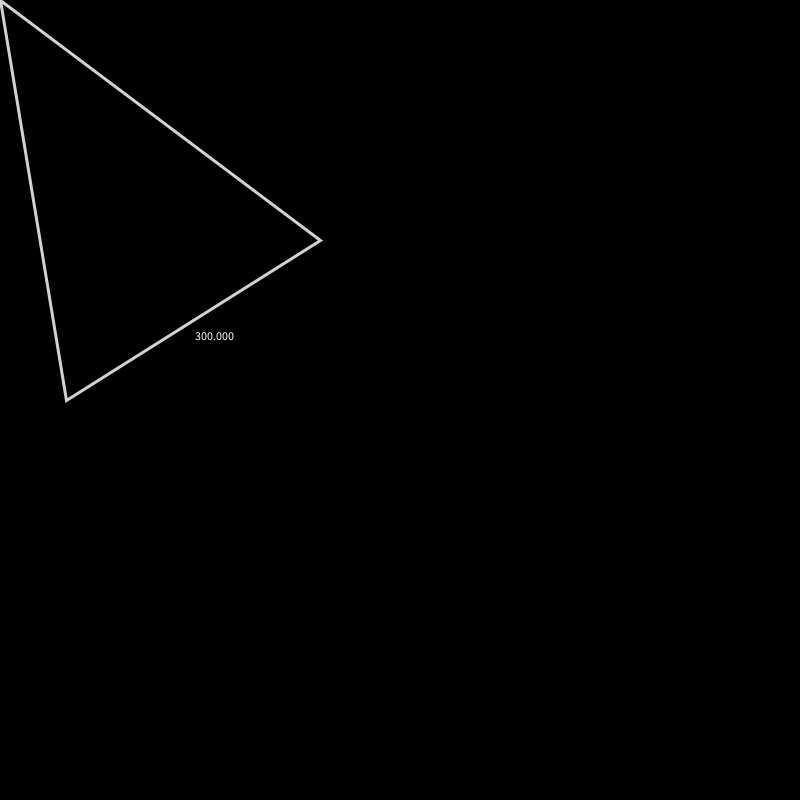
Frame 1 (no input)
Frame 60 (the mouse pressed at the canvas centre just before this capture): identical to frame 1, image omitted
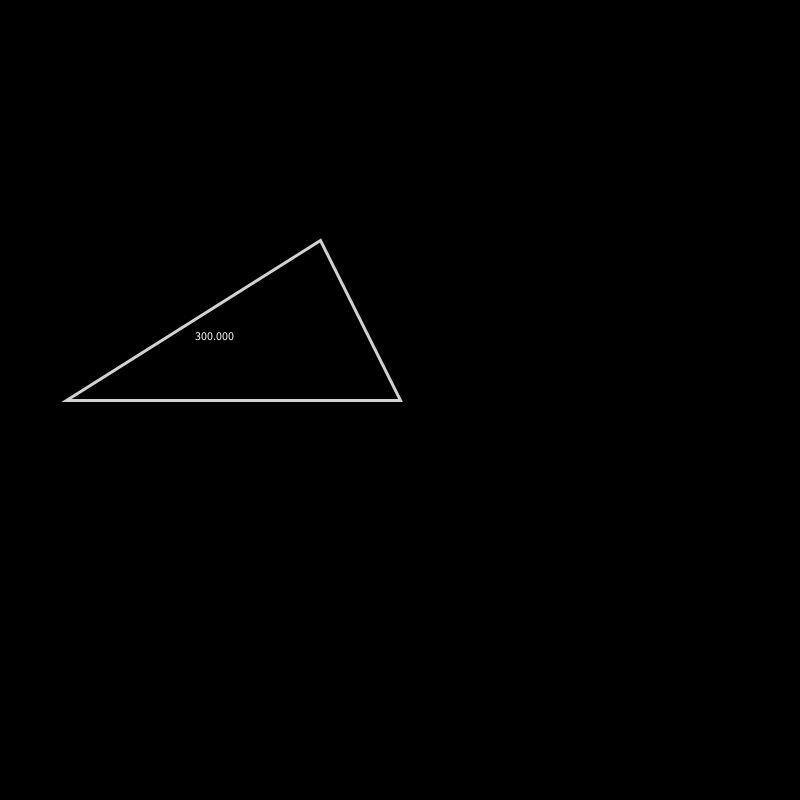
Frame 120 (the mouse held since frame 60 and released just before this capture)

The Processing sketch that drew these frames (run headless with seeded random() and noise(); from frame 60 on, the mouse is pressed at the canvas centre):

// Processing sketch: sketch_161107b
// ── sketch_161107b.pde
/*notice that one can declare 
multiple variables on the same line
*/
float ax,ay;
float bx,by;
float cx,cy;
float midABx,midABy;
float distAB;


void setup(){
  size(800,800);
  background(0);
  stroke(210);
  noFill();
  strokeWeight(3);
  
  ax=66;
  ay=.5*height;
  
  bx=.4*width;
  by= .3*height;
 
}//end setup


void draw(){
  background(0);
  cx=mouseX;
  cy=mouseY;
  
  //draw triangle ABC
  triangle(ax,ay,bx,by,cx,cy);
  
  //calculate length of AB
  distAB=dist(ax,ay,bx,by);
  //round the distance to an integer
  distAB=int(distAB);
  
  //calculate midpoint of AB
  midABx=(ax+bx)/2;
  midABy=(ay+by)/2;
  
  //display the length of side
  // AB near its midpoint
  text(distAB,midABx,midABy+20);
  //QUESTION...why the "+20" above?
  
}//end draw
